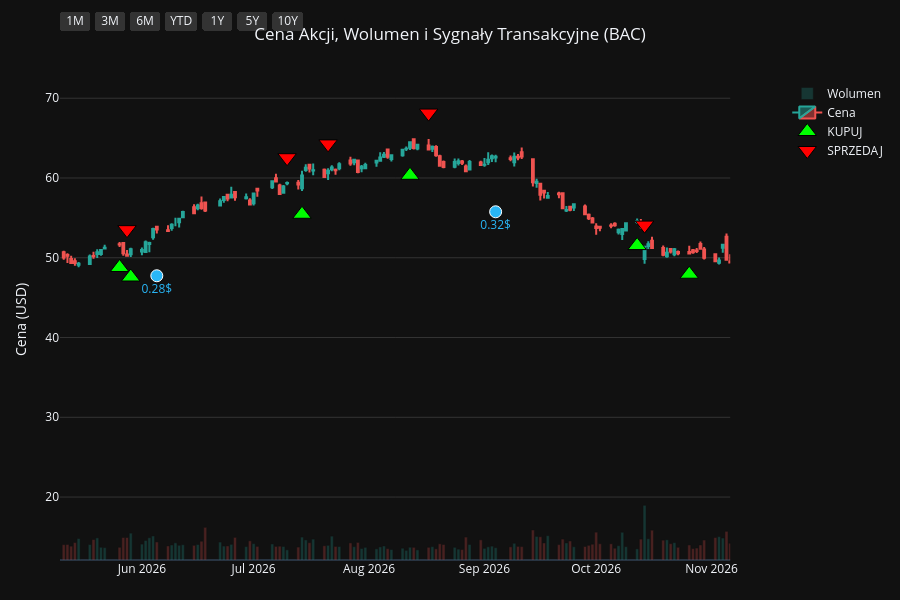
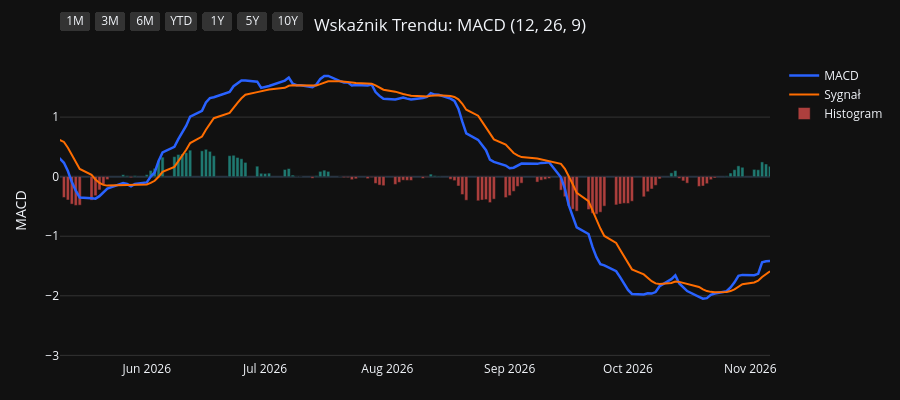
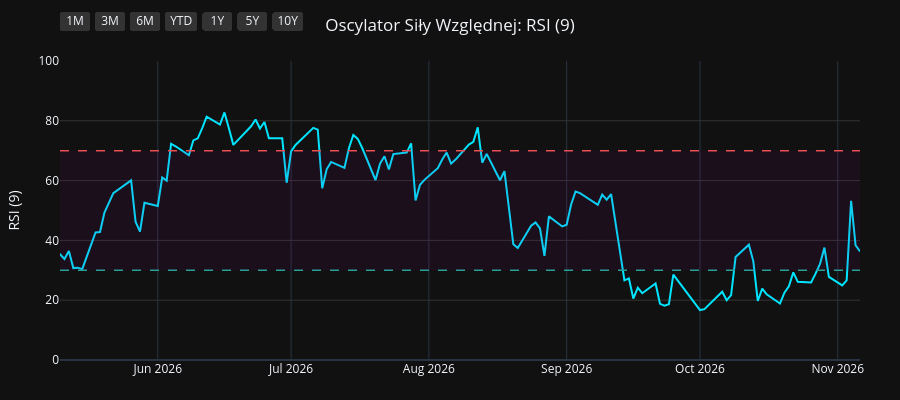
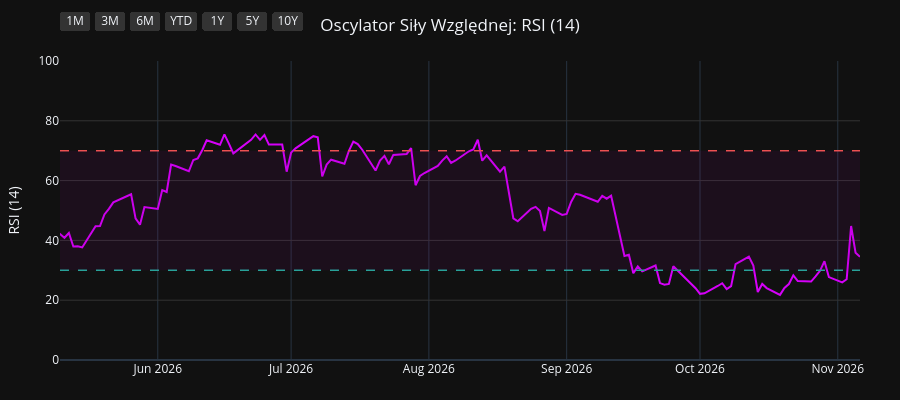

The notebook cell saved with these charts, in order:
### Code cell
import os
import yfinance as yf
import pandas as pd
import pandas_ta as ta
import plotly.graph_objects as go
from plotly.subplots import make_subplots

# 1. Pobranie i przygotowanie danych
symbol = os.environ.get("STOCK_TICKER", "").strip().upper()
if not symbol:
    raise RuntimeError("Set STOCK_TICKER before running price_extractor.ipynb")
df = yf.Ticker(symbol).history(period="10y")
df.index = df.index.tz_localize(None)

# Wskaźniki i sygnały
df.ta.macd(fast=12, slow=26, signal=9, append=True)
df.ta.rsi(length=9, append=True)
df.ta.rsi(length=14, append=True)
df.ta.rsi(length=21, append=True)
df.dropna(inplace=True)

macd = df['MACD_12_26_9']
signal = df['MACDs_12_26_9']
wczorajszy_macd = macd.shift(1)
wczorajszy_signal = signal.shift(1)

df['Decyzja'] = 'BRAK'
df.loc[(macd > signal) & (wczorajszy_macd <= wczorajszy_signal), 'Decyzja'] = 'KUPUJ'
df.loc[(macd < signal) & (wczorajszy_macd >= wczorajszy_signal), 'Decyzja'] = 'SPRZEDAJ'

df_kupuj = df[df['Decyzja'] == 'KUPUJ']
df_sprzedaj = df[df['Decyzja'] == 'SPRZEDAJ']
df_dywidendy = df[df['Dividends'] > 0]
df_splity = df[df['Stock Splits'] > 0]

# Wspólna konfiguracja osi X
konfiguracja_osi_x = dict(
    type="date",
    showspikes=True, spikemode="across", spikesnap="cursor", spikedash="dot", spikecolor="#ffffff", spikethickness=1, hoverformat="%Y-%m-%d",
    rangeselector=dict(
        buttons=list([
            dict(count=1, label="1M", step="month", stepmode="backward"),
            dict(count=3, label="3M", step="month", stepmode="backward"),
            dict(count=6, label="6M", step="month", stepmode="backward"),
            dict(count=1, label="YTD", step="year", stepmode="todate"),
            dict(count=1, label="1Y", step="year", stepmode="backward"),
            dict(count=5, label="5Y", step="year", stepmode="backward"),
            dict(step="all", label="10Y")
        ]),
        bgcolor="#333333", activecolor="#2962ff", x=0, y=1.1
    )
)

# ==========================================
# WYKRES 1: CENA + WOLUMEN + SYGNAŁY
# ==========================================
fig1 = make_subplots(specs=[[{"secondary_y": True}]])

kolory_wolumenu = ['#26a69a' if row['Close'] >= row['Open'] else '#ef5350' for index, row in df.iterrows()]
fig1.add_trace(go.Bar(x=df.index, y=df['Volume'], marker_color=kolory_wolumenu, opacity=0.25, name='Wolumen'), secondary_y=True)
fig1.add_trace(go.Candlestick(x=df.index, open=df['Open'], high=df['High'], low=df['Low'], close=df['Close'], name='Cena', increasing_line_color='#26a69a', decreasing_line_color='#ef5350'), secondary_y=False)
fig1.add_trace(go.Scatter(x=df_kupuj.index, y=df_kupuj['Low'] * 0.95, customdata=df_kupuj[['Low', 'High']], mode='markers', marker=dict(symbol='triangle-up', size=16, color='#00ff00', line=dict(width=1, color='black')), name='KUPUJ', hovertemplate='KUPUJ<br>Najniższa: %{customdata[0]:.2f}<br>Najwyższa: %{customdata[1]:.2f}<extra></extra>'), secondary_y=False)
fig1.add_trace(go.Scatter(x=df_sprzedaj.index, y=df_sprzedaj['High'] * 1.05, customdata=df_sprzedaj[['Low', 'High']], mode='markers', marker=dict(symbol='triangle-down', size=16, color='#ff0000', line=dict(width=1, color='black')), name='SPRZEDAJ', hovertemplate='SPRZEDAJ<br>Najniższa: %{customdata[0]:.2f}<br>Najwyższa: %{customdata[1]:.2f}<extra></extra>'), secondary_y=False)

if not df_dywidendy.empty:
    fig1.add_trace(go.Scatter(x=df_dywidendy.index, y=df_dywidendy['Low'] * 0.90, mode='markers+text', marker=dict(symbol='circle', size=12, color='#29b6f6', line=dict(width=1, color='white')), text=df_dywidendy['Dividends'].apply(lambda x: f"{x}$"), textposition="bottom center", name='Dywidenda', showlegend=False, hovertemplate='Dywidenda: %{text}<extra></extra>', textfont=dict(color="#29b6f6")), secondary_y=False)
if not df_splity.empty:
                    fig1.add_trace(go.Scatter(x=df_splity.index, y=df_splity['High'], mode='markers+text', marker=dict(symbol='star', size=16, color='#ffee58', line=dict(width=1, color='black')), text=df_splity['Stock Splits'].apply(lambda x: f"{x:g}:1" if x >= 1 else f"1:{1 / x:g}"), textposition="top center", name='Split', hovertemplate='%{text}<extra></extra>', textfont=dict(color="#ffee58")), secondary_y=False)

fig1.update_layout(title=dict(text=f"Cena Akcji, Wolumen i Sygnały Transakcyjne ({symbol})", x=0.5, xanchor='center'), dragmode='pan', xaxis_rangeslider_visible=False, template='plotly_dark', height=600, hovermode='x unified', margin=dict(l=60, r=40, t=60, b=40))
fig1.update_xaxes(**konfiguracja_osi_x)
fig1.update_xaxes(range=[df.index.max() - pd.Timedelta(days=180), df.index.max()])
fig1.update_yaxes(title_text="Cena (USD)", secondary_y=False, gridcolor='#333333')
fig1.update_yaxes(range=[0, df['Volume'].max() * 4], showgrid=False, showticklabels=False, secondary_y=True)
fig1.show(config={'scrollZoom': True})

# ==========================================
# WYKRES 2: WSKAŹNIK MACD
# ==========================================
fig2 = go.Figure()
fig2.add_trace(go.Scatter(x=df.index, y=df['MACD_12_26_9'], line=dict(color='#2962ff', width=2.5), name='MACD'))
fig2.add_trace(go.Scatter(x=df.index, y=df['MACDs_12_26_9'], line=dict(color='#ff6d00', width=2), name='Sygnał'))
kolory_macd = ['#26a69a' if val >= 0 else '#ef5350' for val in df['MACDh_12_26_9']]
fig2.add_trace(go.Bar(x=df.index, y=df['MACDh_12_26_9'], marker_color=kolory_macd, name='Histogram', opacity=0.7))
fig2.update_layout(title=dict(text="Wskaźnik Trendu: MACD (12, 26, 9)", x=0.5, xanchor='center'), dragmode='pan', xaxis_rangeslider_visible=False, template='plotly_dark', height=400, hovermode='x unified', margin=dict(l=60, r=40, t=60, b=40))
fig2.update_xaxes(**konfiguracja_osi_x)
fig2.update_xaxes(range=[df.index.max() - pd.Timedelta(days=180), df.index.max()])
fig2.update_yaxes(title_text="MACD", gridcolor='#333333')
fig2.show(config={'scrollZoom': True})

# ==========================================
# WYKRES 3: OSCYLATOR RSI (9)
# ==========================================
fig3 = go.Figure()
fig3.add_trace(go.Scatter(x=df.index, y=df['RSI_9'], line=dict(color='#00e5ff', width=2), name='RSI (9)'))
fig3.add_hline(y=70, line_dash="dash", line_color="#ef5350", line_width=1.5)
fig3.add_hline(y=30, line_dash="dash", line_color="#26a69a", line_width=1.5)
fig3.add_hrect(y0=30, y1=70, line_width=0, fillcolor="purple", opacity=0.1)
fig3.update_layout(title=dict(text="Oscylator Siły Względnej: RSI (9)", x=0.5, xanchor='center'), dragmode='pan', xaxis_rangeslider_visible=False, template='plotly_dark', height=400, hovermode='x unified', margin=dict(l=60, r=40, t=60, b=40))
fig3.update_xaxes(**konfiguracja_osi_x)
fig3.update_xaxes(range=[df.index.max() - pd.Timedelta(days=180), df.index.max()])
fig3.update_yaxes(title_text="RSI (9)", range=[0, 100], gridcolor='#333333')
fig3.show(config={'scrollZoom': True})

# ==========================================
# WYKRES 4: OSCYLATOR RSI (14)
# ==========================================
fig4 = go.Figure()
fig4.add_trace(go.Scatter(x=df.index, y=df['RSI_14'], line=dict(color='#d500f9', width=2), name='RSI (14)'))
fig4.add_hline(y=70, line_dash="dash", line_color="#ef5350", line_width=1.5)
fig4.add_hline(y=30, line_dash="dash", line_color="#26a69a", line_width=1.5)
fig4.add_hrect(y0=30, y1=70, line_width=0, fillcolor="purple", opacity=0.1)
fig4.update_layout(title=dict(text="Oscylator Siły Względnej: RSI (14)", x=0.5, xanchor='center'), dragmode='pan', xaxis_rangeslider_visible=False, template='plotly_dark', height=400, hovermode='x unified', margin=dict(l=60, r=40, t=60, b=40))
fig4.update_xaxes(**konfiguracja_osi_x)
fig4.update_xaxes(range=[df.index.max() - pd.Timedelta(days=180), df.index.max()])
fig4.update_yaxes(title_text="RSI (14)", range=[0, 100], gridcolor='#333333')
fig4.show(config={'scrollZoom': True})

# ==========================================
# WYKRES 5: OSCYLATOR RSI (21)
# ==========================================
fig5 = go.Figure()
fig5.add_trace(go.Scatter(x=df.index, y=df['RSI_21'], line=dict(color='#64dd17', width=2), name='RSI (21)'))
fig5.add_hline(y=70, line_dash="dash", line_color="#ef5350", line_width=1.5)
fig5.add_hline(y=30, line_dash="dash", line_color="#26a69a", line_width=1.5)
fig5.add_hrect(y0=30, y1=70, line_width=0, fillcolor="purple", opacity=0.1)
fig5.update_layout(title=dict(text="Oscylator Siły Względnej: RSI (21)", x=0.5, xanchor='center'), dragmode='pan', xaxis_rangeslider_visible=False, template='plotly_dark', height=400, hovermode='x unified', margin=dict(l=60, r=40, t=60, b=40))
fig5.update_xaxes(**konfiguracja_osi_x)
fig5.update_xaxes(range=[df.index.max() - pd.Timedelta(days=180), df.index.max()])
fig5.update_yaxes(title_text="RSI (21)", range=[0, 100], gridcolor='#333333')
fig5.show(config={'scrollZoom': True})

### Figure 1 — Plotly figure (JSON) as saved in the notebook; plotly's stock layout.template omitted (floating-point values rounded to 4 significant figures; data arrays with more than 128 entries replaced by an {"elided": "..."} marker saying what was removed)
{"data": [{"marker": {"color": {"elided": "2481 str values"}}, "name": "Wolumen", "opacity": 0.25, "type": "bar", "x": {"elided": "2481 str values"}, "xaxis": "x", "y": {"elided": "2481 int values"}, "yaxis": "y2"}, {"close": {"elided": "2481 float values"}, "decreasing": {"line": {"color": "#ef5350"}}, "high": {"elided": "2481 float values"}, "increasing": {"line": {"color": "#26a69a"}}, "low": {"elided": "2481 float values"}, "name": "Cena", "open": {"elided": "2481 float values"}, "type": "candlestick", "x": {"elided": "2481 str values"}, "xaxis": "x", "yaxis": "y"}, {"customdata": {"elided": "94x2 float values"}, "hovertemplate": "KUPUJ<br>Najniższa: %{customdata[0]:.2f}<br>Najwyższa: %{customdata[1]:.2f}<extra></extra>", "marker": {"color": "#00ff00", "line": {"color": "black", "width": 1}, "size": 16, "symbol": "triangle-up"}, "mode": "markers", "name": "KUPUJ", "type": "scatter", "x": ["2017-02-14T00:00:00", "2017-04-21T00:00:00", "2017-06-09T00:00:00", "2017-06-28T00:00:00", "2017-08-03T00:00:00", "2017-09-01T00:00:00", "2017-09-13T00:00:00", "2017-10-18T00:00:00", "2017-11-29T00:00:00", "2018-01-11T00:00:00", "2018-02-20T00:00:00", "2018-02-23T00:00:00", "2018-03-08T00:00:00", "2018-04-11T00:00:00", "2018-05-08T00:00:00", "2018-06-08T00:00:00", "2018-07-10T00:00:00", "2018-09-21T00:00:00", "2018-11-01T00:00:00", "2018-11-26T00:00:00", "2018-12-28T00:00:00", "2019-03-18T00:00:00", "2019-04-03T00:00:00", "2019-06-06T00:00:00", "2019-08-29T00:00:00", "2019-10-15T00:00:00", "2019-12-12T00:00:00", "2020-02-06T00:00:00", "2020-03-26T00:00:00", "2020-05-20T00:00:00", "2020-07-14T00:00:00", "2020-09-04T00:00:00", "2020-10-05T00:00:00", "2020-10-22T00:00:00", "2020-11-03T00:00:00", "2020-11-05T00:00:00", "2020-12-28T00:00:00", "2021-01-06T00:00:00", "2021-02-08T00:00:00", "2021-04-05T00:00:00", "2021-04-29T00:00:00", "2021-06-04T00:00:00", "2021-06-30T00:00:00", "2021-07-29T00:00:00", "2021-09-24T00:00:00", "2021-12-22T00:00:00", "2022-02-04T00:00:00", "2022-03-16T00:00:00", "2022-05-04T00:00:00", "2022-05-17T00:00:00", "2022-05-23T00:00:00", "2022-06-29T00:00:00", "2022-07-07T00:00:00", "2022-09-12T00:00:00", "2022-09-19T00:00:00", "2022-10-14T00:00:00", "2022-12-27T00:00:00", "2023-03-29T00:00:00", "2023-05-17T00:00:00", "2023-07-03T00:00:00", "2023-07-11T00:00:00", "2023-09-12T00:00:00", "2023-10-11T00:00:00", "2023-10-31T00:00:00", "2023-12-13T00:00:00", "2024-01-30T00:00:00", "2024-02-16T00:00:00", "2024-04-23T00:00:00", "2024-05-08T00:00:00", "2024-06-05T00:00:00", "2024-07-02T00:00:00", "2024-08-16T00:00:00", "2024-09-18T00:00:00", "2024-10-04T00:00:00", "2024-11-06T00:00:00", "2025-01-06T00:00:00", "2025-02-05T00:00:00", "2025-03-19T00:00:00", "2025-04-17T00:00:00", "2025-06-23T00:00:00", "2025-07-25T00:00:00", "2025-08-14T00:00:00", "2025-09-17T00:00:00", "2025-10-20T00:00:00", "2025-12-01T00:00:00", "2026-01-05T00:00:00", "2026-02-02T00:00:00", "2026-03-23T00:00:00", "2026-05-26T00:00:00", "2026-05-29T00:00:00", "2026-07-14T00:00:00", "2026-08-12T00:00:00", "2026-10-12T00:00:00", "2026-10-26T00:00:00"], "xaxis": "x", "y": [17.79, 17.28, 17.82, 18.06, 18.67, 18.36, 18.42, 20.31, 21.48, 23.59, 24.6, 24.61, 24.74, 23.25, 23.07, 23.28, 22.45, 24.3, 21.66, 21.26, 19.14, 23.26, 22.76, 21.96, 21.46, 23.36, 27.18, 27.92, 17.19, 18.39, 19.18, 21.25, 20.08, 19.76, 20.18, 19.65, 24.85, 25.99, 26.85, 32.98, 33.69, 35.82, 34.05, 32.09, 35.01, 37.06, 39.43, 35.58, 31.64, 30.07, 29.42, 27.03, 26.86, 30.1, 28.9, 27.13, 27.9, 24.56, 24.12, 25.12, 24.92, 25.11, 23.78, 22.74, 27.3, 30.16, 28.95, 33.95, 33.67, 35.47, 36.08, 35.2, 35.82, 36.01, 39.99, 41.21, 42.62, 37.98, 34.25, 41.73, 44.35, 43.37, 47.24, 47.78, 49.49, 52.49, 49.51, 44.65, 48.78, 47.59, 55.45, 60.34, 51.53, 47.94], "yaxis": "y"}, {"customdata": {"elided": "93x2 float values"}, "hovertemplate": "SPRZEDAJ<br>Najniższa: %{customdata[0]:.2f}<br>Najwyższa: %{customdata[1]:.2f}<extra></extra>", "marker": {"color": "#ff0000", "line": {"color": "black", "width": 1}, "size": 16, "symbol": "triangle-down"}, "mode": "markers", "name": "SPRZEDAJ", "type": "scatter", "x": ["2017-03-13T00:00:00", "2017-05-17T00:00:00", "2017-06-23T00:00:00", "2017-07-17T00:00:00", "2017-08-10T00:00:00", "2017-09-05T00:00:00", "2017-10-12T00:00:00", "2017-11-06T00:00:00", "2017-12-29T00:00:00", "2018-01-31T00:00:00", "2018-02-22T00:00:00", "2018-03-01T00:00:00", "2018-03-15T00:00:00", "2018-05-03T00:00:00", "2018-05-24T00:00:00", "2018-06-15T00:00:00", "2018-08-13T00:00:00", "2018-09-26T00:00:00", "2018-11-23T00:00:00", "2018-12-06T00:00:00", "2019-02-04T00:00:00", "2019-03-20T00:00:00", "2019-05-07T00:00:00", "2019-08-02T00:00:00", "2019-09-26T00:00:00", "2019-11-14T00:00:00", "2019-12-31T00:00:00", "2020-02-24T00:00:00", "2020-05-12T00:00:00", "2020-06-12T00:00:00", "2020-08-19T00:00:00", "2020-09-08T00:00:00", "2020-10-19T00:00:00", "2020-10-28T00:00:00", "2020-11-04T00:00:00", "2020-12-09T00:00:00", "2021-01-04T00:00:00", "2021-01-21T00:00:00", "2021-03-22T00:00:00", "2021-04-13T00:00:00", "2021-05-20T00:00:00", "2021-06-08T00:00:00", "2021-07-06T00:00:00", "2021-09-02T00:00:00", "2021-11-04T00:00:00", "2022-01-19T00:00:00", "2022-02-17T00:00:00", "2022-04-04T00:00:00", "2022-05-12T00:00:00", "2022-05-19T00:00:00", "2022-06-10T00:00:00", "2022-06-30T00:00:00", "2022-08-23T00:00:00", "2022-09-14T00:00:00", "2022-09-20T00:00:00", "2022-11-17T00:00:00", "2023-02-13T00:00:00", "2023-05-02T00:00:00", "2023-06-21T00:00:00", "2023-07-06T00:00:00", "2023-08-02T00:00:00", "2023-09-22T00:00:00", "2023-10-24T00:00:00", "2023-12-12T00:00:00", "2023-12-29T00:00:00", "2024-02-05T00:00:00", "2024-04-04T00:00:00", "2024-05-01T00:00:00", "2024-05-29T00:00:00", "2024-06-06T00:00:00", "2024-07-24T00:00:00", "2024-09-11T00:00:00", "2024-09-27T00:00:00", "2024-10-31T00:00:00", "2024-12-02T00:00:00", "2025-02-03T00:00:00", "2025-02-11T00:00:00", "2025-04-03T00:00:00", "2025-05-28T00:00:00", "2025-07-09T00:00:00", "2025-07-29T00:00:00", "2025-09-15T00:00:00", "2025-09-30T00:00:00", "2025-11-13T00:00:00", "2025-12-31T00:00:00", "2026-01-08T00:00:00", "2026-02-13T00:00:00", "2026-04-24T00:00:00", "2026-05-28T00:00:00", "2026-07-10T00:00:00", "2026-07-21T00:00:00", "2026-08-17T00:00:00", "2026-10-14T00:00:00"], "xaxis": "x", "y": [21.49, 19.83, 19.61, 20.55, 20.85, 20.32, 22.11, 23.72, 25.59, 27.65, 27.52, 27.81, 27.8, 25.37, 26.14, 25.38, 26.86, 26.66, 23.56, 22.95, 25.26, 26.0, 26.45, 26.0, 26.02, 29.15, 31.45, 29.62, 20.48, 22.64, 23.57, 23.96, 22.14, 21.54, 21.97, 26.79, 28.0, 29.75, 35.33, 36.65, 38.78, 39.97, 37.78, 38.55, 44.73, 45.35, 44.14, 38.59, 33.24, 32.68, 32.12, 29.77, 32.99, 32.69, 33.03, 35.33, 34.18, 27.75, 28.1, 27.93, 30.31, 27.55, 25.28, 30.4, 33.48, 32.79, 37.65, 37.21, 38.59, 39.68, 42.66, 39.2, 40.08, 42.74, 48.03, 46.95, 47.4, 39.48, 45.17, 48.51, 49.6, 52.52, 54.05, 55.73, 57.27, 58.47, 54.59, 54.57, 53.52, 62.54, 64.28, 68.14, 54.1], "yaxis": "y"}, {"hovertemplate": "Dywidenda: %{text}<extra></extra>", "marker": {"color": "#29b6f6", "line": {"color": "white", "width": 1}, "size": 12, "symbol": "circle"}, "mode": "markers+text", "name": "Dywidenda", "showlegend": false, "text": ["0.075$", "0.075$", "0.12$", "0.12$", "0.12$", "0.12$", "0.15$", "0.15$", "0.15$", "0.15$", "0.18$", "0.18$", "0.18$", "0.18$", "0.18$", "0.18$", "0.18$", "0.18$", "0.21$", "0.21$", "0.21$", "0.21$", "0.22$", "0.22$", "0.22$", "0.22$", "0.24$", "0.24$", "0.24$", "0.24$", "0.26$", "0.26$", "0.26$", "0.26$", "0.28$", "0.28$", "0.28$", "0.28$", "0.32$"], "textfont": {"color": "#29b6f6"}, "textposition": "bottom center", "type": "scatter", "x": ["2017-03-01T00:00:00", "2017-05-31T00:00:00", "2017-08-30T00:00:00", "2017-11-30T00:00:00", "2018-03-01T00:00:00", "2018-05-31T00:00:00", "2018-09-06T00:00:00", "2018-12-06T00:00:00", "2019-02-28T00:00:00", "2019-06-06T00:00:00", "2019-09-05T00:00:00", "2019-12-05T00:00:00", "2020-03-05T00:00:00", "2020-06-04T00:00:00", "2020-09-03T00:00:00", "2020-12-03T00:00:00", "2021-03-04T00:00:00", "2021-06-03T00:00:00", "2021-09-02T00:00:00", "2021-12-02T00:00:00", "2022-03-03T00:00:00", "2022-06-02T00:00:00", "2022-09-01T00:00:00", "2022-12-01T00:00:00", "2023-03-02T00:00:00", "2023-06-01T00:00:00", "2023-08-31T00:00:00", "2023-11-30T00:00:00", "2024-02-29T00:00:00", "2024-06-07T00:00:00", "2024-09-06T00:00:00", "2024-12-06T00:00:00", "2025-03-07T00:00:00", "2025-06-06T00:00:00", "2025-09-05T00:00:00", "2025-12-05T00:00:00", "2026-03-06T00:00:00", "2026-06-05T00:00:00", "2026-09-04T00:00:00"], "xaxis": "x", "y": [18.28, 16.06, 17.22, 20.61, 23.11, 21.33, 22.84, 19.08, 21.8, 20.8, 21.14, 25.23, 20.31, 19.81, 19.86, 22.48, 28.34, 33.81, 32.36, 35.21, 33.94, 29.17, 26.59, 29.8, 27.19, 22.71, 23.9, 25.36, 29.03, 33.6, 33.2, 40.17, 35.38, 39.12, 43.38, 47.6, 42.42, 47.74, 55.76], "yaxis": "y"}], "layout": {"dragmode": "pan", "height": 600, "hovermode": "x unified", "margin": {"b": 40, "l": 60, "r": 40, "t": 60}, "title": {"text": "Cena Akcji, Wolumen i Sygnały Transakcyjne (BAC)", "x": 0.5, "xanchor": "center"}, "xaxis": {"anchor": "y", "domain": [0.0, 0.94], "hoverformat": "%Y-%m-%d", "range": ["2026-05-10T00:00:00", "2026-11-06T00:00:00"], "rangeselector": {"activecolor": "#2962ff", "bgcolor": "#333333", "buttons": [{"count": 1, "label": "1M", "step": "month", "stepmode": "backward"}, {"count": 3, "label": "3M", "step": "month", "stepmode": "backward"}, {"count": 6, "label": "6M", "step": "month", "stepmode": "backward"}, {"count": 1, "label": "YTD", "step": "year", "stepmode": "todate"}, {"count": 1, "label": "1Y", "step": "year", "stepmode": "backward"}, {"count": 5, "label": "5Y", "step": "year", "stepmode": "backward"}, {"label": "10Y", "step": "all"}], "x": 0, "y": 1.1}, "rangeslider": {"visible": false}, "showspikes": true, "spikecolor": "#ffffff", "spikedash": "dot", "spikemode": "across", "spikesnap": "cursor", "spikethickness": 1, "type": "date"}, "yaxis": {"anchor": "x", "domain": [0.0, 1.0], "gridcolor": "#333333", "title": {"text": "Cena (USD)"}}, "yaxis2": {"anchor": "x", "overlaying": "y", "range": [0, 1038183200], "showgrid": false, "showticklabels": false, "side": "right"}}}

### Figure 2 — Plotly figure (JSON) as saved in the notebook; plotly's stock layout.template omitted (floating-point values rounded to 4 significant figures; data arrays with more than 128 entries replaced by an {"elided": "..."} marker saying what was removed)
{"data": [{"line": {"color": "#2962ff", "width": 2.5}, "name": "MACD", "type": "scatter", "x": {"elided": "2481 str values"}, "y": {"elided": "2481 float values"}}, {"line": {"color": "#ff6d00", "width": 2}, "name": "Sygnał", "type": "scatter", "x": {"elided": "2481 str values"}, "y": {"elided": "2481 float values"}}, {"marker": {"color": {"elided": "2481 str values"}}, "name": "Histogram", "opacity": 0.7, "type": "bar", "x": {"elided": "2481 str values"}, "y": {"elided": "2481 float values"}}], "layout": {"dragmode": "pan", "height": 400, "hovermode": "x unified", "margin": {"b": 40, "l": 60, "r": 40, "t": 60}, "title": {"text": "Wskaźnik Trendu: MACD (12, 26, 9)", "x": 0.5, "xanchor": "center"}, "xaxis": {"hoverformat": "%Y-%m-%d", "range": ["2026-05-10T00:00:00", "2026-11-06T00:00:00"], "rangeselector": {"activecolor": "#2962ff", "bgcolor": "#333333", "buttons": [{"count": 1, "label": "1M", "step": "month", "stepmode": "backward"}, {"count": 3, "label": "3M", "step": "month", "stepmode": "backward"}, {"count": 6, "label": "6M", "step": "month", "stepmode": "backward"}, {"count": 1, "label": "YTD", "step": "year", "stepmode": "todate"}, {"count": 1, "label": "1Y", "step": "year", "stepmode": "backward"}, {"count": 5, "label": "5Y", "step": "year", "stepmode": "backward"}, {"label": "10Y", "step": "all"}], "x": 0, "y": 1.1}, "rangeslider": {"visible": false}, "showspikes": true, "spikecolor": "#ffffff", "spikedash": "dot", "spikemode": "across", "spikesnap": "cursor", "spikethickness": 1, "type": "date"}, "yaxis": {"gridcolor": "#333333", "title": {"text": "MACD"}}}}

### Figure 3 — Plotly figure (JSON) as saved in the notebook; plotly's stock layout.template omitted (floating-point values rounded to 4 significant figures; data arrays with more than 128 entries replaced by an {"elided": "..."} marker saying what was removed)
{"data": [{"line": {"color": "#00e5ff", "width": 2}, "name": "RSI (9)", "type": "scatter", "x": {"elided": "2481 str values"}, "y": {"elided": "2481 float values"}}], "layout": {"dragmode": "pan", "height": 400, "hovermode": "x unified", "margin": {"b": 40, "l": 60, "r": 40, "t": 60}, "shapes": [{"line": {"color": "#ef5350", "dash": "dash", "width": 1.5}, "type": "line", "x0": 0, "x1": 1, "xref": "x domain", "y0": 70, "y1": 70, "yref": "y"}, {"line": {"color": "#26a69a", "dash": "dash", "width": 1.5}, "type": "line", "x0": 0, "x1": 1, "xref": "x domain", "y0": 30, "y1": 30, "yref": "y"}, {"fillcolor": "purple", "line": {"width": 0}, "opacity": 0.1, "type": "rect", "x0": 0, "x1": 1, "xref": "x domain", "y0": 30, "y1": 70, "yref": "y"}], "title": {"text": "Oscylator Siły Względnej: RSI (9)", "x": 0.5, "xanchor": "center"}, "xaxis": {"hoverformat": "%Y-%m-%d", "range": ["2026-05-10T00:00:00", "2026-11-06T00:00:00"], "rangeselector": {"activecolor": "#2962ff", "bgcolor": "#333333", "buttons": [{"count": 1, "label": "1M", "step": "month", "stepmode": "backward"}, {"count": 3, "label": "3M", "step": "month", "stepmode": "backward"}, {"count": 6, "label": "6M", "step": "month", "stepmode": "backward"}, {"count": 1, "label": "YTD", "step": "year", "stepmode": "todate"}, {"count": 1, "label": "1Y", "step": "year", "stepmode": "backward"}, {"count": 5, "label": "5Y", "step": "year", "stepmode": "backward"}, {"label": "10Y", "step": "all"}], "x": 0, "y": 1.1}, "rangeslider": {"visible": false}, "showspikes": true, "spikecolor": "#ffffff", "spikedash": "dot", "spikemode": "across", "spikesnap": "cursor", "spikethickness": 1, "type": "date"}, "yaxis": {"gridcolor": "#333333", "range": [0, 100], "title": {"text": "RSI (9)"}}}}

### Figure 4 — Plotly figure (JSON) as saved in the notebook; plotly's stock layout.template omitted (floating-point values rounded to 4 significant figures; data arrays with more than 128 entries replaced by an {"elided": "..."} marker saying what was removed)
{"data": [{"line": {"color": "#d500f9", "width": 2}, "name": "RSI (14)", "type": "scatter", "x": {"elided": "2481 str values"}, "y": {"elided": "2481 float values"}}], "layout": {"dragmode": "pan", "height": 400, "hovermode": "x unified", "margin": {"b": 40, "l": 60, "r": 40, "t": 60}, "shapes": [{"line": {"color": "#ef5350", "dash": "dash", "width": 1.5}, "type": "line", "x0": 0, "x1": 1, "xref": "x domain", "y0": 70, "y1": 70, "yref": "y"}, {"line": {"color": "#26a69a", "dash": "dash", "width": 1.5}, "type": "line", "x0": 0, "x1": 1, "xref": "x domain", "y0": 30, "y1": 30, "yref": "y"}, {"fillcolor": "purple", "line": {"width": 0}, "opacity": 0.1, "type": "rect", "x0": 0, "x1": 1, "xref": "x domain", "y0": 30, "y1": 70, "yref": "y"}], "title": {"text": "Oscylator Siły Względnej: RSI (14)", "x": 0.5, "xanchor": "center"}, "xaxis": {"hoverformat": "%Y-%m-%d", "range": ["2026-05-10T00:00:00", "2026-11-06T00:00:00"], "rangeselector": {"activecolor": "#2962ff", "bgcolor": "#333333", "buttons": [{"count": 1, "label": "1M", "step": "month", "stepmode": "backward"}, {"count": 3, "label": "3M", "step": "month", "stepmode": "backward"}, {"count": 6, "label": "6M", "step": "month", "stepmode": "backward"}, {"count": 1, "label": "YTD", "step": "year", "stepmode": "todate"}, {"count": 1, "label": "1Y", "step": "year", "stepmode": "backward"}, {"count": 5, "label": "5Y", "step": "year", "stepmode": "backward"}, {"label": "10Y", "step": "all"}], "x": 0, "y": 1.1}, "rangeslider": {"visible": false}, "showspikes": true, "spikecolor": "#ffffff", "spikedash": "dot", "spikemode": "across", "spikesnap": "cursor", "spikethickness": 1, "type": "date"}, "yaxis": {"gridcolor": "#333333", "range": [0, 100], "title": {"text": "RSI (14)"}}}}
